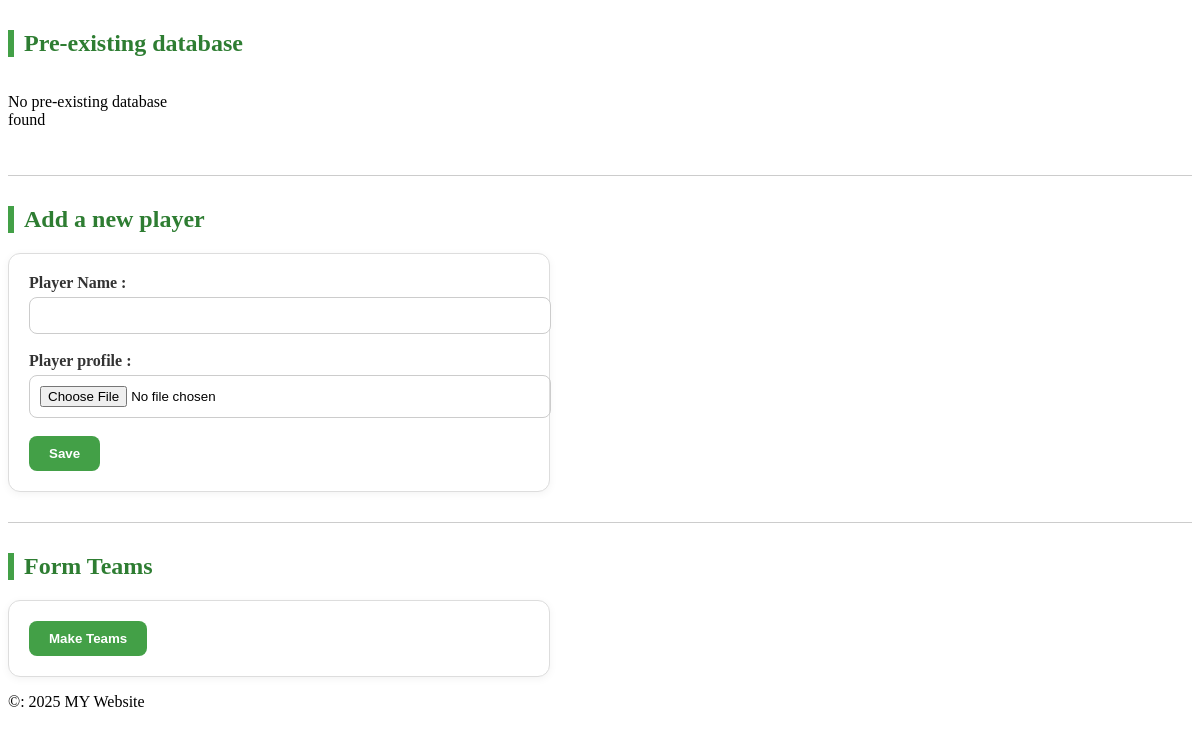
The app's page /, older data.
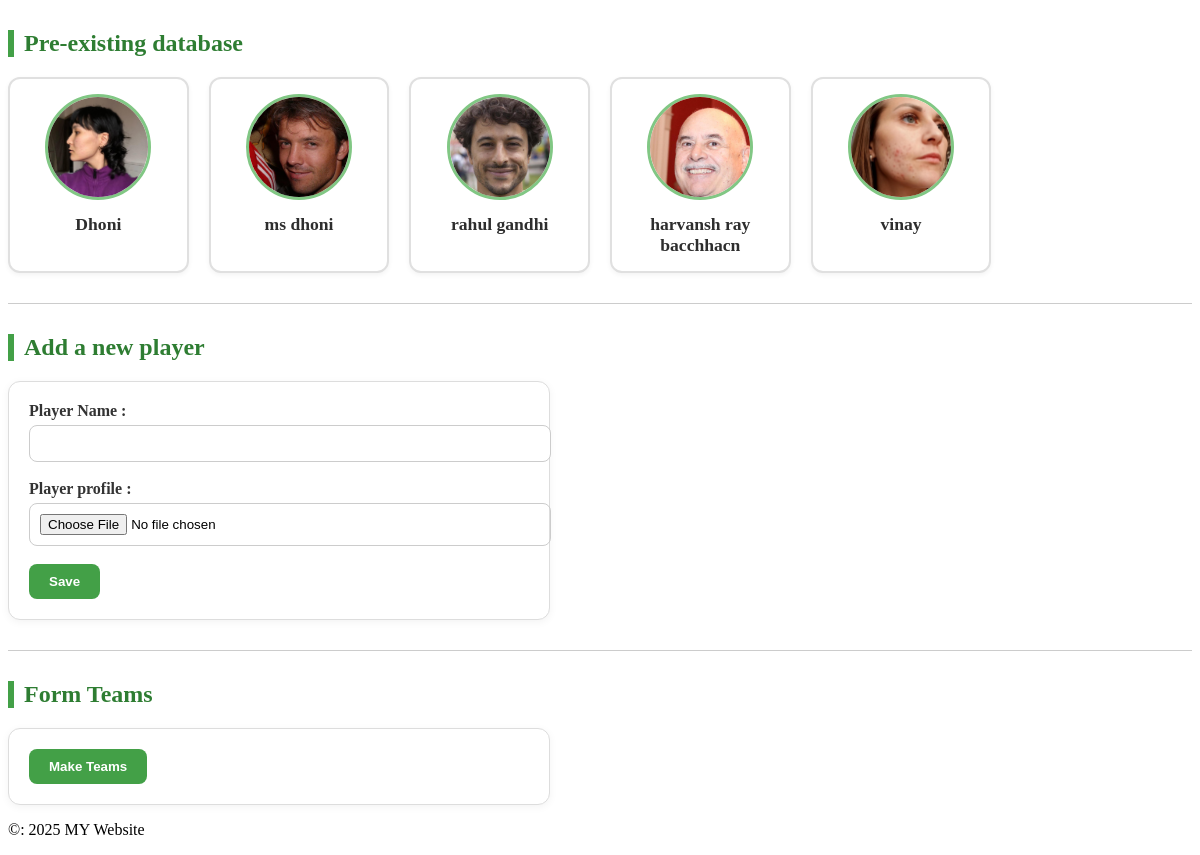
The same page, newer data.
### cricket_play/models.py (models this page shows, shortened)
class player(models.Model):
    player_name = models.CharField(max_length = 30)
    player_img = models.ImageField(upload_to = "profile_pics/")

### cricket_play/views.py (the view, shortened to what this page needs)
# urls.py: 2. Add a URL to urlpatterns:  path('', views.home, name='home')
def home(request):
    errors = []
    teams = []
    constant = None
    profile = player.objects.all()
    return render(request, "home.html", {
        "profile": profile,
        "errors": errors
    })

### cricket_play/templates/home.html (shortened to what this page needs)
{% extends "base.html" %}
{% block content  %}
<h2>Pre-existing database</h2>
<div class="player-content">
    {% if profile %}
    {% for i in profile %}
    <div class="player-box">
        {% if i.player_img %}
        <img src="{{ i.player_img.url }}" alt="{{i.player_name}}">
        <h3>{{ i.player_name }}</h3>
        {% else %}
        <p>No picture available</p>
        {% endif %}
    </div>
    {% endfor %}
    {% else %}
    <p>No pre-existing database found</p>
    {% endif %}
</div>
<hr>
<h2>Add a new player</h2>
<form method="POST" enctype="multipart/form-data">
    <label for="name">Player Name : </label>
    <input type="text" name="player_name" id="name">
    <br><br>
    <label for="img">Player profile : </label>
    <input type="file" name="player_img" id="img" accept="image/*">
    <br><br>
    <button type="submit" name="action" value="save">Save</button>
</form>
<hr>
<h2>Form Teams</h2>
<form method="POST">
    <button type="submit" name="action" value="teams">Make Teams</button>
</form>
{% endblock %}

### cricket_play/templates/base.html (shortened to what this page needs)
<!DOCTYPE html>
<html lang="en">
<head>
</head>
<body>
    <main>
        {% block content %}{% endblock  %}
    </main>
    <footer>
        <p>&copy: 2025 MY Website</p>
    </footer>
</body>
</html>

### cricket_play/templates/base.html (style rules this page uses)
h2 { color: #2e7d32; margin-top: 30px; border-left: 6px solid #43a047; padding-left: 10px; }
hr { border: none; height: 1px; background: #ccc; margin: 30px 0; }
.player-content { display: grid; grid-template-columns: repeat(auto-fill, minmax(180px, 1fr)); gap: 20px; margin-top: 15px; }
.player-box { background: #fff; border: 2px solid #e0e0e0; border-radius: 12px; text-align: center; padding: 15px; cursor: pointer; transition: all 0.3s ease; box-shadow: 0 2px 5px rgba(0,0,0,0.05); }
.player-box img { width: 100px; height: 100px; object-fit: cover; border-radius: 50%; border: 3px solid #81c784; margin-bottom: 10px; }
.player-box h3 { margin: 0; font-size: 1.1rem; color: #2e2e2e; }
form { background: #fff; padding: 20px; border-radius: 12px; border: 1px solid #ddd; max-width: 500px; margin-top: 15px; box-shadow: 0 2px 8px rgba(0,0,0,0.05); }
label { font-weight: 600; color: #333; }
input[type="text"], input[type="file"] { margin-top: 5px; width: 100%; padding: 10px; border: 1px solid #ccc; border-radius: 8px; outline: none; transition: border-color 0.3s ease; }
button { background: #43a047; color: white; padding: 10px 20px; border: none; border-radius: 8px; cursor: pointer; font-weight: 600; transition: all 0.3s ease; }

Row changes from the older to the newer data that the page shows:
added player: player_img (picture), player_name "Dhoni"
added player: player_img (picture), player_name "ms dhoni"
added player: player_img (picture), player_name "rahul gandhi"
added player: player_img (picture), player_name "harvansh ray bacchhacn"
added player: player_img (picture), player_name "vinay"
Text that changed along with them:
text no longer shown: "No pre-existing database found"
